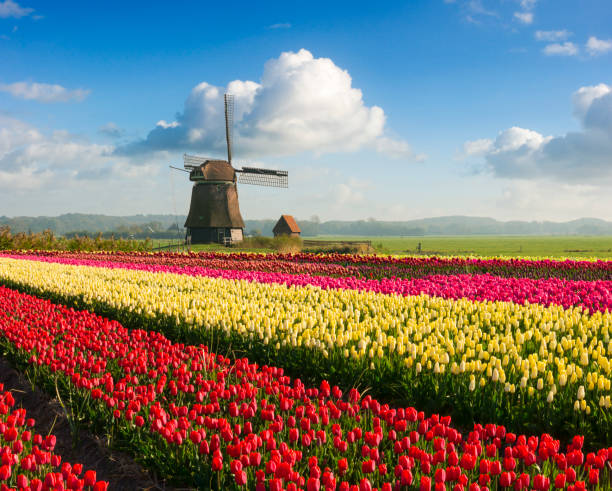
%> input picture media_06b/img3.jpg, 612 x 491 px
$ octave iro_bunpu.m   (GNU Octave 9; MATLAB toolbox functions it lacks are replaced by stand-ins)
%> lines starting %> are read from the running program, lines starting %| are printed output that depends on the picture
clear; close all; clc;
% img = imread('img1.jpg');% jpegとjpgが混在していて紛らわしいですね
% img = imread('img2.jpeg');
img = imread('img3.jpg');
%> img is the input picture: size 491x612x3 uint8; mean R, G, B 131.4, 122.4, 115.6
[h, w, ch] = size(img);
%> h = 491; w = 612; ch = 3

figure,
imshow(img);

% 色をRGBで確認 ------------------------------------------------------------
r = img(:,:,1); r_mat = reshape(r, [1, h*w]);% 赤チャンネルを１次元配列に変形
g = img(:,:,2); g_mat = reshape(g, [1, h*w]);% 緑チャンネルを１次元配列に変形
b = img(:,:,3); b_mat = reshape(b, [1, h*w]);% 青チャンネルを１次元配列に変形

figure,
subplot(3,2,1);
histogram(r_mat, 'faceColor', 'r'); xlabel('Rの階調値'); ylabel('頻度');
subplot(3,2,2);
tmpImg = img; tmpImg(:,:,2:3)=0;% 赤だけ画像をつくる
imagesc(tmpImg); axis equal;

subplot(3,2,3);
histogram(g_mat, 'faceColor', 'g'); xlabel('Gの階調値'); ylabel('頻度');
subplot(3,2,4);
tmpImg = img; tmpImg(:,:,[1,3])=0;% 緑だけ画像をつくる
imagesc(tmpImg); axis equal;

subplot(3,2,5);
histogram(b_mat, 'faceColor', 'b'); xlabel('Bの階調値'); ylabel('頻度');
subplot(3,2,6);
tmpImg = img; tmpImg(:,:,1:2)=0;% 青だけ画像をつくる
%> after `tmpImg(:,:,1:2)=0`:
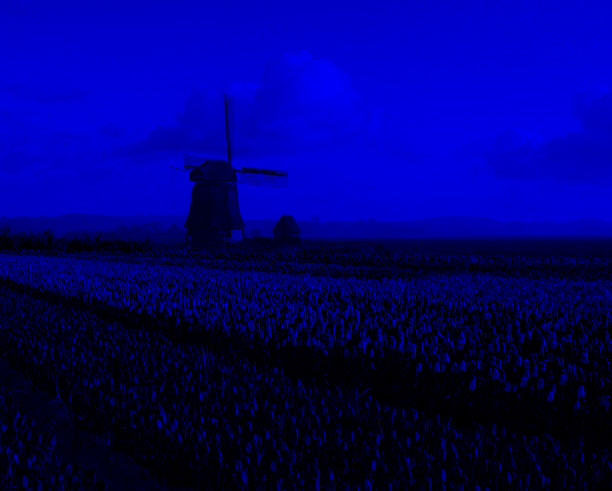
%> tmpImg: size 491x612x3 uint8; mean R, G, B 0, 0, 115.6
imagesc(tmpImg); axis equal;

% 色をHSVで確認 -----------------------------------------------------------------
hsvImg = rgb2hsv(img);
%> hsvImg: size 491x612x3 double; mean H, S, V 0.414, 0.585, 0.665
hue = hsvImg(:,:,1); hue_mat = reshape(hue, [1, h*w]);% Hue を１次元配列に変形
%> after `hue = hsvImg(:,:,1)`:
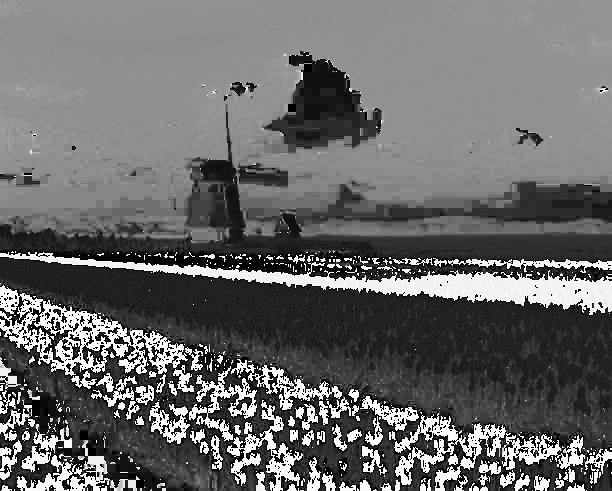
%> hue: size 491x612 double; min 0, max 0.999, mean 0.414
sat = hsvImg(:,:,2); sat_mat = reshape(sat, [1, h*w]);% Saturation を１次元配列に変形
%> after `sat = hsvImg(:,:,2)`:
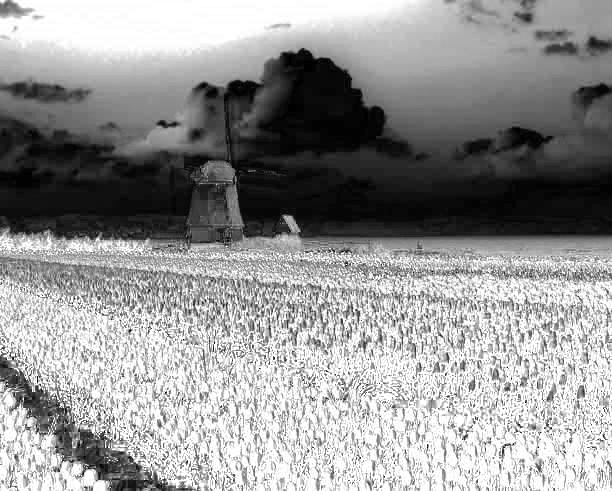
%> sat: size 491x612 double; min 0, max 1, mean 0.585
val = hsvImg(:,:,3); val_mat = reshape(val, [1, h*w]);% Value を１次元配列に変形
%> after `val = hsvImg(:,:,3)`:
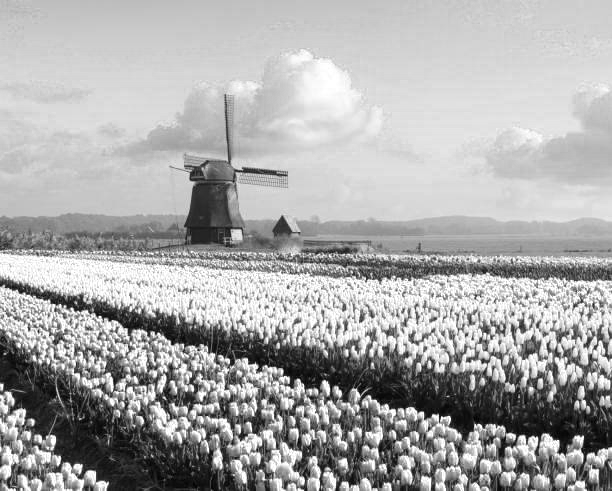
%> val: size 491x612 double; min 0, max 1, mean 0.665

figure,
subplot(3,2,1);
histogram(hue_mat, 'faceColor', 'black'); xlabel('Hue'); ylabel('頻度');
subplot(3,2,2);
imagesc(hue); axis equal; colormap('gray'); colorbar; title('Hue map');

subplot(3,2,3);
histogram(sat_mat, 'faceColor', 'black'); xlabel('Saturation'); ylabel('頻度');
subplot(3,2,4);
imagesc(sat); axis equal; colormap('gray'); colorbar; title('Saturation map');

subplot(3,2,5);
histogram(val_mat, 'faceColor', 'black'); xlabel('Value'); ylabel('頻度');
subplot(3,2,6);
imagesc(val); axis equal; colormap('gray'); colorbar; title('Value map');
%> after `title('Value map')`:
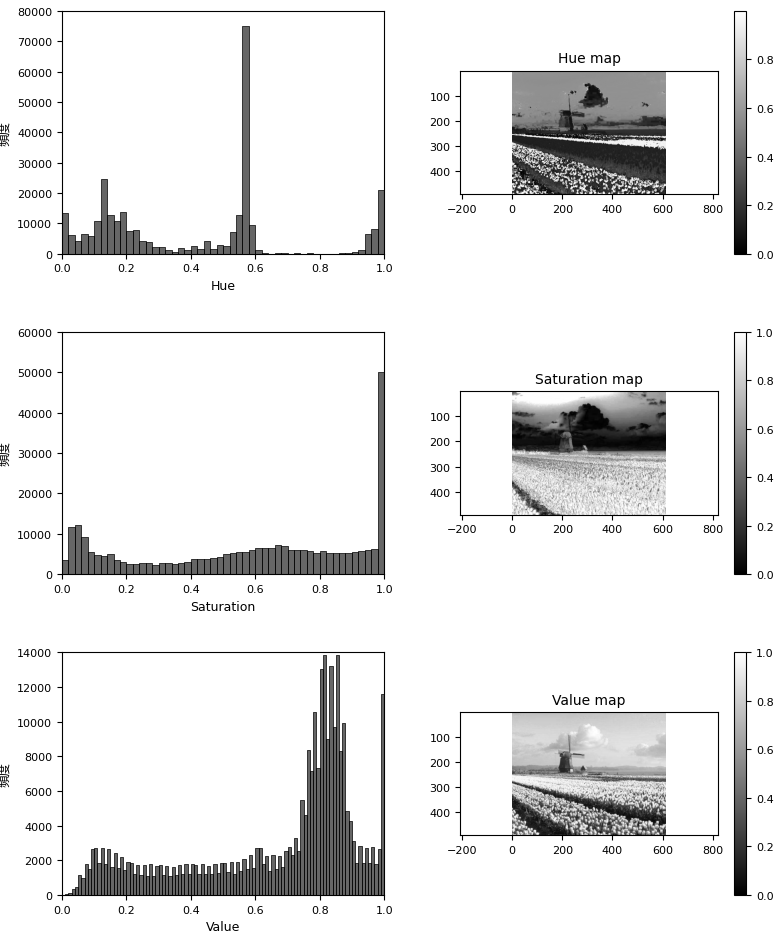
%> figure redrawn from the program's plot data, 6 panels

figure,
subplot(1,2,1);
histogram2(hue_mat, sat_mat); xlabel('Hue'); ylabel('Saturation'); zlabel('頻度');
%> (this line was passed over: histogram2 is not available in this run)
subplot(1,2,2);
histogram2(hue_mat, val_mat); xlabel('Hue'); ylabel('val'); zlabel('頻度');
%> (this line was passed over: histogram2 is not available in this run)

% [11 lines of commented-out code are left out]

figure,
plot(hue_mat, sat_mat, 'k.', 'MarkerSize', 1); hold on;
axis square; xlabel('Hue'); ylabel('Saturation');
title('すべての画素で');
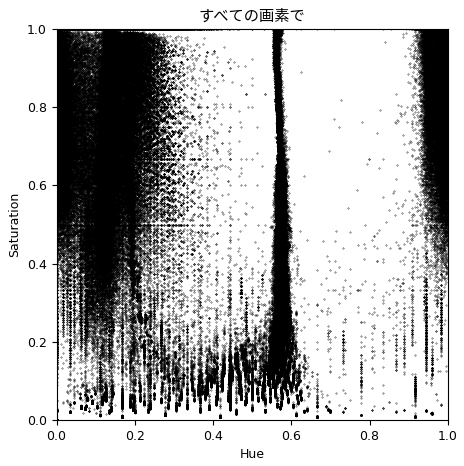
%> figure redrawn from the program's plot data

figure,
for i=1:8
    underLimit = (i-1)/8;% Valueの下限
    upperLimit = i/8;% Valueの上限
    if i<8
        val_idx = find( val_mat>=underLimit & val_mat<upperLimit );% 条件に合致するインデックス
        textStr = [ num2str(underLimit) ' <= V < ' num2str(upperLimit)];
    elseif i==8% 最後は上限なし(1を含める)
        val_idx = find( val_mat>=underLimit);
        textStr = [ num2str(underLimit) ' <= V'];
    end
    subplot(3,3,i);
    plot(hue_mat(val_idx), sat_mat(val_idx), 'k.', 'MarkerSize', 1); hold on;
    axis square; xlabel('Hue'); ylabel('Saturation');
    title(textStr);
end
%> after the loop, textStr = '0.875 <= V'
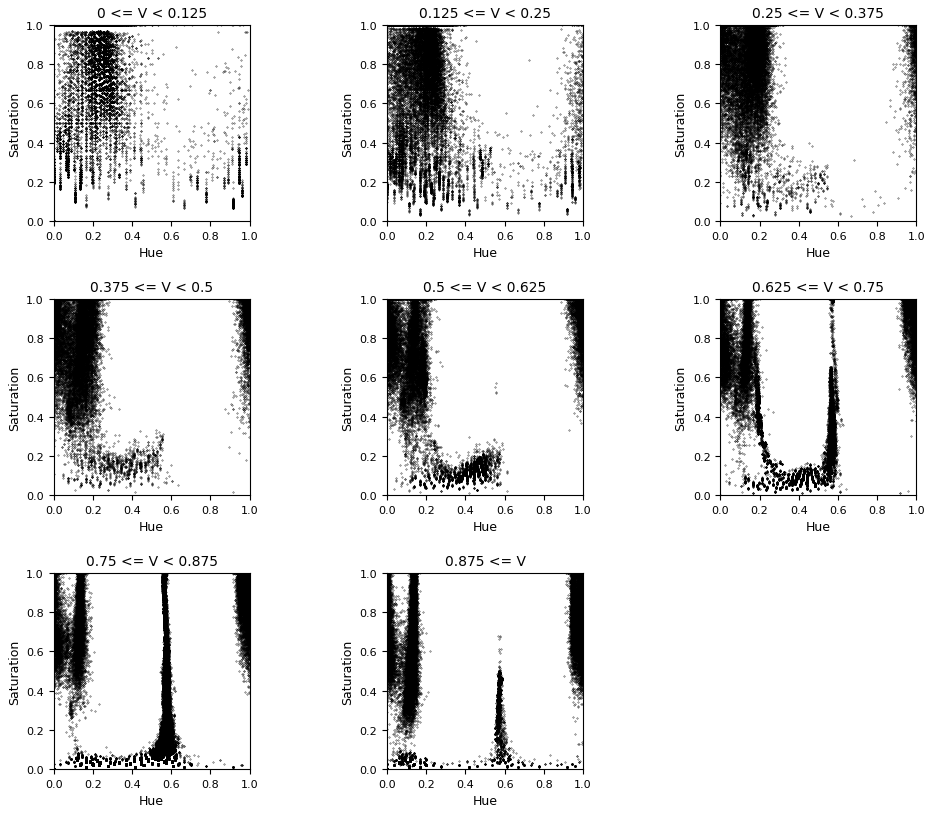
%> figure redrawn from the program's plot data, 8 panels
